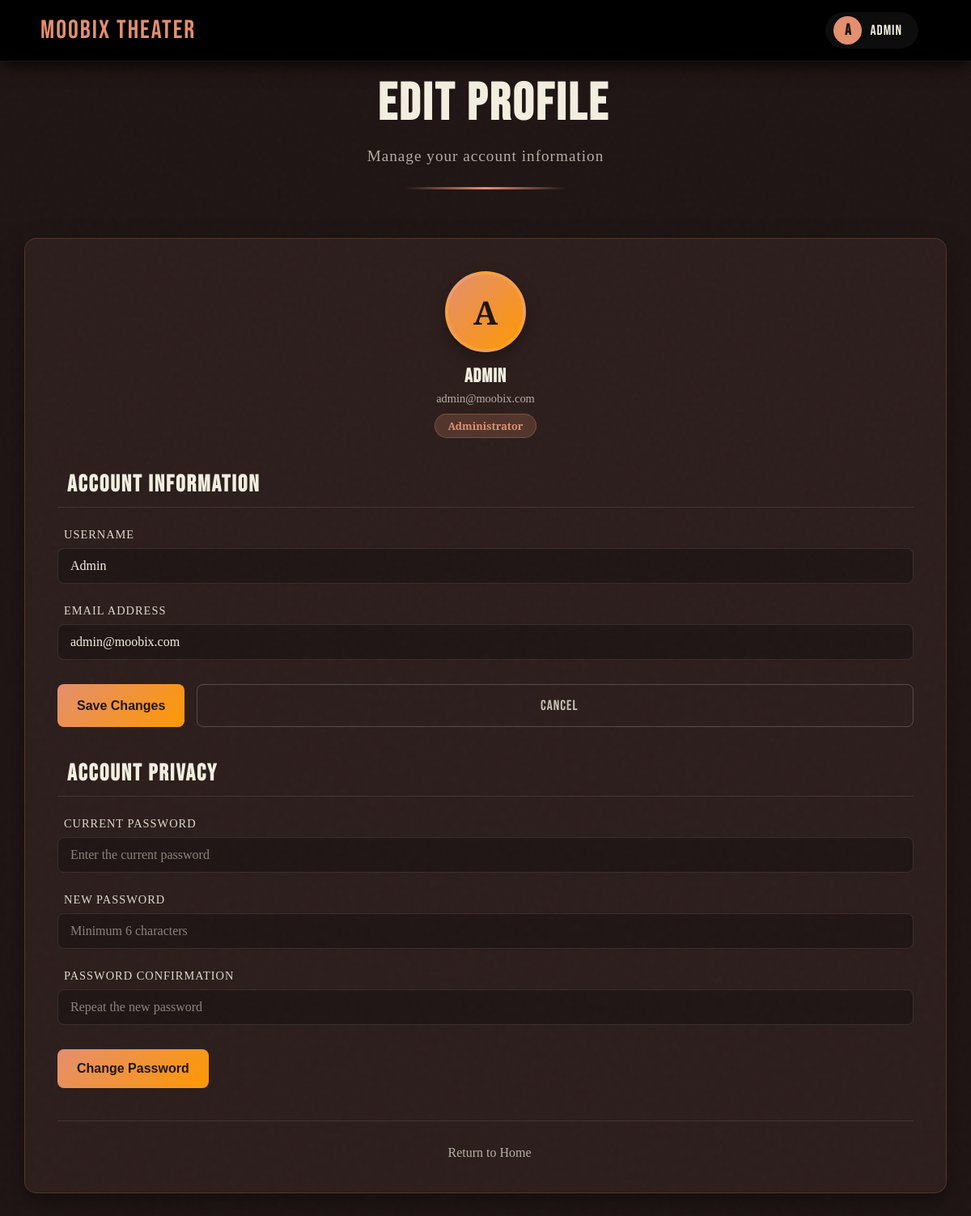
Page /UI/edit_profile.php (signed in) on the committed database.
### tables this page shows
CREATE TABLE `users` (
  `id` int(11) NOT NULL,
  `name` varchar(100) NOT NULL,
  `email` varchar(100) NOT NULL,
  `password` varchar(255) NOT NULL,
  `role` enum('admin','user') NOT NULL,
  `created_at` datetime NOT NULL DEFAULT current_timestamp(),
  `last_login` timestamp NULL DEFAULT current_timestamp(),
  `status` enum('active','banned') DEFAULT 'active'
);

### UI/edit_profile.php (the view, shortened to what this page needs)
<?php
require 'db.php';
$user_id = $_SESSION['user_id'];
$userRole = $_SESSION['user_role'] ?? 'user';
$user_data = [];
try {
    $stmt = $pdo->prepare("SELECT * FROM users WHERE id = ?");
    $stmt->execute([$user_id]);
    $user_data = $stmt->fetch(PDO::FETCH_ASSOC);
} catch (PDOException $e) {
    $error_message = "Database error: " . $e->getMessage();
}
function safe($array, $key, $default = '')
{
    return isset($array[$key]) ? htmlspecialchars($array[$key]) : $default;
}
?>
<!DOCTYPE html>
<html lang="id">
<head>
    <link rel="stylesheet" href="ui_style.css">
</head>
<body>
    <?php include 'navbar.php'; ?>
    <div class="profile-container">
        <div class="page-header">
            <h1><i class="ph ph-user-circle"></i> Edit Profile</h1>
            <p>Manage your account information</p>
        </div>
        <div class="profile-content">
            <div class="user-avatar">
                <div class="avatar-circle">
                    <?php echo strtoupper(substr($user_data['name'] ?? $userName, 0, 1)); ?>
                </div>
                <h3><?php echo htmlspecialchars($user_data['name'] ?? $userName); ?></h3>
                <p><?php echo htmlspecialchars($user_data['email'] ?? $userEmail); ?></p>
                <span class="user-badge">
                    <?php echo ($user_data['role'] ?? $userRole) == 'admin' ? 'Administrator' : 'Pengguna'; ?>
                </span>
            </div>
            <h2 class="section-title">
                Account Information
            </h2>
            <form method="POST" action="" id="profileForm">
                <div class="form-group">
                    <label class="form-label">
                        Username
                    </label>
                    <input type="text"
                        name="username"
                        class="form-input"
                        value="<?php echo safe($user_data, 'name', $userName); ?>"
                        required
                        placeholder="Enter a new username">
                </div>
                <div class="form-group">
                    <label class="form-label">
                        Email Address
                    </label>
                    <input type="email"
                        name="email"
                        class="form-input"
                        value="<?php echo safe($user_data, 'email', $userEmail); ?>"
                        required
                        placeholder="email@example.com">
                </div>
                <div class="form-actions">
                    <button type="submit" class="btn-save">
                        Save Changes
                    </button>
                    <button type="button" class="btn-cancel-form" onclick="window.location.href='ui_index.php'">
                        Cancel
                    </button>
                </div>
            </form>
            <h2 class="section-title">
                Account Privacy
            </h2>
            <form method="POST" action="" id="passwordForm">
                <div class="form-group">
                    <label class="form-label">
                        Current Password
                    </label>
                    <div class="password-wrapper">
                        <input type="password"
                            name="current_password"
                            class="form-input"
                            placeholder="Enter the current password"
                            required>
                        <button type="button" class="toggle-password">
                        </button>
                    </div>
                </div>
                <div class="form-group">
                    <label class="form-label">
                        New Password
                    </label>
                    <div class="password-wrapper">
                        <input type="password"
                            name="new_password"
                            class="form-input"
                            placeholder="Minimum 6 characters"
                            required>
                        <button type="button" class="toggle-password">
                        </button>
                    </div>
                </div>
                <div class="form-group">
                    <label class="form-label">
                        Password Confirmation
                    </label>
                    <div class="password-wrapper">
                        <input type="password"
                            name="confirm_password"
                            class="form-input"
                            placeholder="Repeat the new password"
                            required>
                        <button type="button" class="toggle-password">
                        </button>
                    </div>
                </div>
                <div class="form-actions">
                    <button type="submit" class="btn-save">
                        Change Password
                    </button>
                </div>
            </form>
            <div style="margin-top: 40px; padding-top: 30px; border-top: 1px solid rgba(255,255,255,0.1); text-align: center;">
                <a href="ui_index.php" style="color: rgba(243, 239, 224, 0.7); text-decoration: none; display: flex; align-items: center; justify-content: center; gap: 10px;">
                    <span>Return to Home</span>
                </a>
            </div>
        </div>
    </div>
</body>
</html>

### rows in the picture
users: name "A", name "Admin", email "admin@moobix.com", username "Admin"

### other values in the picture
substr($userName, 0, 1) "A"
$userName "Admin"
